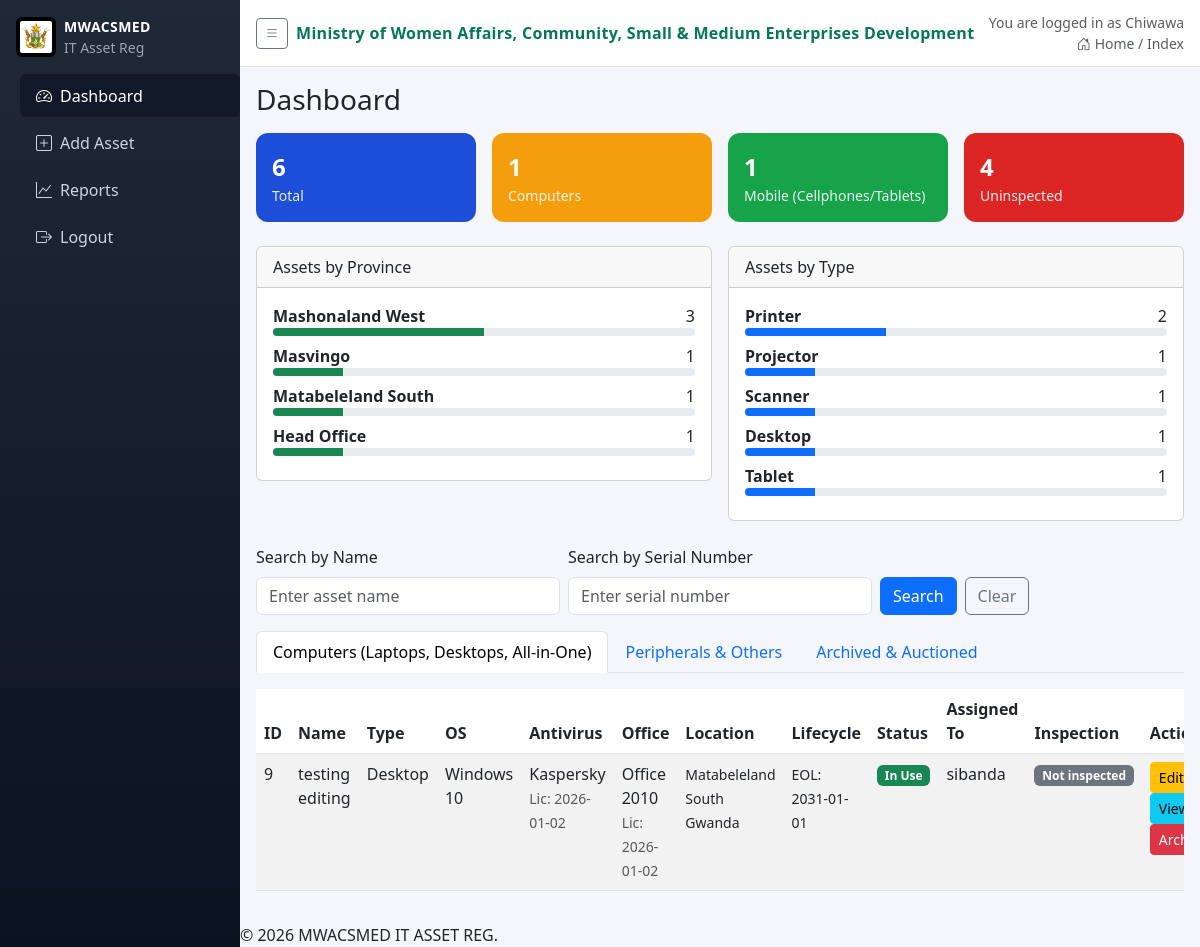
/ (signed in), run on the app's committed database.
### app.py (models this page shows, shortened)
class User(db.Model):
    id = db.Column(db.Integer, primary_key=True)
    username = db.Column(db.String(80), unique=True, nullable=False)
    password_hash = db.Column(db.String(200), nullable=False)
    role = db.Column(db.String(20), nullable=False)
    province = db.Column(db.String(100), nullable=True)  # 'Head Office' or specific province
    district = db.Column(db.String(100), nullable=True)
    active = db.Column(db.Boolean, default=True, nullable=False)
    email = db.Column(db.String(120), nullable=True)

class Asset(db.Model):
    id = db.Column(db.Integer, primary_key=True)
    name = db.Column(db.String(100), nullable=False)
    type = db.Column(db.String(50), nullable=False)
    serial_number = db.Column(db.String(100), unique=True, nullable=False)
    purchase_date = db.Column(db.Date, nullable=True)
    assigned_to = db.Column(db.String(100), nullable=True)
    supplier = db.Column(db.String(120), nullable=True)
    status = db.Column(db.String(50), default='In Stock')
    antivirus_name = db.Column(db.String(100), nullable=True)
    antivirus_license_date = db.Column(db.Date, nullable=True)
    office_name = db.Column(db.String(100), nullable=True)
    office_license_date = db.Column(db.Date, nullable=True)
    os_name = db.Column(db.String(100), nullable=True)
    province = db.Column(db.String(100), nullable=True)
    district = db.Column(db.String(100), nullable=True)
    inspected_by_ict = db.Column(db.Boolean, default=False)
    inspection_date = db.Column(db.Date, nullable=True)
    created_by_user_id = db.Column(db.Integer, nullable=True)
    @property
    def is_antivirus_expired(self):
        if not self.antivirus_license_date:
            return None
        delta = datetime.now().date() - self.antivirus_license_date
        return delta.days > 365
    @property
    def is_office_expired(self):
        if not self.office_license_date:
            return None
        delta = datetime.now().date() - self.office_license_date
        return delta.days > 365
    @property
    def eol_years(self):
        mapping = {
            'Laptop': 3,
            'Desktop': 5,
            'All-in-One': 5,
            'Cellphone': 2,
            'Tablet': 2,
        }
        return mapping.get(self.type)
    @property
    def eol_date(self):
        if not self.purchase_date or not self.eol_years:
            return None
        return self.purchase_date + timedelta(days=self.eol_years * 365)
    @property
    def is_eol_passed(self):
        if not self.eol_date:
            return None
        return datetime.now().date() >= self.eol_date
    @property
    def is_eol_approaching(self):
        if not self.eol_date:
            return None
        warning_threshold = self.eol_date - timedelta(days=240)
        today = datetime.now().date()
        return today >= warning_threshold and today < self.eol_date

### app.py (the view)
@app.route('/')
@login_required
def index():
    q = Asset.query
    q = filter_by_user_location(q)
    name_q = (request.args.get('name') or '').strip()
    serial_q = (request.args.get('serial') or '').strip()
    if name_q:
        q = q.filter(Asset.name.ilike(f"%{name_q}%"))
    if serial_q:
        q = q.filter(Asset.serial_number.ilike(f"%{serial_q}%"))
    all_assets = q.all()
    assets = [a for a in all_assets if (a.status or '').strip() not in LOCKED_ASSET_STATUSES]
    archived_auctioned_assets = [a for a in all_assets if (a.status or '').strip() in LOCKED_ASSET_STATUSES]
    stats = {
        'total': len(assets),
        'computers': sum(1 for a in assets if a.type in ['Laptop', 'Desktop', 'All-in-One']),
        'mobile': sum(1 for a in assets if a.type in ['Cellphone', 'Tablet']),
        'in_use': sum(1 for a in assets if a.status == 'In Use'),
        'uninspected': sum(1 for a in assets if not a.inspected_by_ict),
    }
    type_counts = {}
    for a in assets:
        type_counts[a.type] = type_counts.get(a.type, 0) + 1
    province_counts = {}
    for a in assets:
        if a.province:
            province_counts[a.province] = province_counts.get(a.province, 0) + 1
    top_provinces = sorted(province_counts.items(), key=lambda x: x[1], reverse=True)[:6]
    log_action('view_dashboard', details=f"name={name_q},serial={serial_q}")
    return render_template(
        'index.html',
        assets=assets,
        archived_auctioned_assets=archived_auctioned_assets,
        stats=stats,
        type_counts=type_counts,
        top_provinces=top_provinces,
        name_q=name_q,
        serial_q=serial_q,
    )

### templates/index.html (shortened to what this page needs)
{% extends 'base.html' %}
{% block content %}
<h3 class="mb-3">Dashboard</h3>
<div class="row g-3 mb-4">
  <div class="col-md-3">
    <div class="card card-kpi kpi-blue p-3">
      <div class="value">{{ stats.total }}</div>
      <div class="pct">Total</div>
    </div>
  </div>
  <div class="col-md-3">
    <div class="card card-kpi kpi-yellow p-3">
      <div class="value">{{ stats.computers }}</div>
      <div class="pct">Computers</div>
    </div>
  </div>
  <div class="col-md-3">
    <div class="card card-kpi kpi-green p-3">
      <div class="value">{{ stats.mobile }}</div>
      <div class="pct">Mobile (Cellphones/Tablets)</div>
    </div>
  </div>
  <div class="col-md-3">
    <div class="card card-kpi kpi-red p-3">
      <div class="value">{{ stats.uninspected }}</div>
      <div class="pct">Uninspected</div>
    </div>
  </div>
</div>
<div class="row g-3 mb-4">
  <div class="col-lg-6">
    <div class="card">
      <div class="card-header">Assets by Province</div>
      <div class="card-body">
        {% for prov, count in top_provinces %}
          <div class="mb-2">
            <div class="d-flex justify-content-between"><strong>{{ prov }}</strong><span>{{ count }}</span></div>
            <div class="progress" style="height: 8px;">
              <div class="progress-bar bg-success" role="progressbar" style="width: {{ (count / (stats.total or 1) * 100)|round(1) }}%"></div>
            </div>
          </div>
        {% else %}
          <div class="text-muted">No provincial data</div>
        {% endfor %}
      </div>
    </div>
  </div>
  <div class="col-lg-6">
    <div class="card">
      <div class="card-header">Assets by Type</div>
      <div class="card-body">
        {% for t, cnt in type_counts.items() %}
          <div class="mb-2">
            <div class="d-flex justify-content-between"><strong>{{ t }}</strong><span>{{ cnt }}</span></div>
            <div class="progress" style="height: 8px;">
              <div class="progress-bar bg-primary" role="progressbar" style="width: {{ (cnt / (stats.total or 1) * 100)|round(1) }}%"></div>
            </div>
          </div>
        {% else %}
          <div class="text-muted">No type data</div>
        {% endfor %}
      </div>
    </div>
  </div>
</div>
<form method="GET" action="{{ url_for('index') }}" class="row g-2 mb-3">
  <div class="col-md-4">
    <label class="form-label">Search by Name</label>
    <input type="text" name="name" class="form-control" value="{{ name_q or '' }}" placeholder="Enter asset name">
  </div>
  <div class="col-md-4">
    <label class="form-label">Search by Serial Number</label>
    <input type="text" name="serial" class="form-control" value="{{ serial_q or '' }}" placeholder="Enter serial number">
  </div>
  <div class="col-md-4 d-flex align-items-end">
    <button type="submit" class="btn btn-primary me-2">Search</button>
    <a href="{{ url_for('index') }}" class="btn btn-outline-secondary">Clear</a>
  </div>
</form>
<ul class="nav nav-tabs mb-3" id="assetTabs" role="tablist">
    <li class="nav-item" role="presentation">
        <button class="nav-link active" id="computers-tab" data-bs-toggle="tab" data-bs-target="#computers" type="button" role="tab" aria-controls="computers" aria-selected="true">Computers (Laptops, Desktops, All-in-One)</button>
    </li>
    <li class="nav-item" role="presentation">
        <button class="nav-link" id="peripherals-tab" data-bs-toggle="tab" data-bs-target="#peripherals" type="button" role="tab" aria-controls="peripherals" aria-selected="false">Peripherals & Others</button>
    </li>
    <li class="nav-item" role="presentation">
        <button class="nav-link" id="archived-tab" data-bs-toggle="tab" data-bs-target="#archived" type="button" role="tab" aria-controls="archived" aria-selected="false">Archived & Auctioned</button>
    </li>
</ul>
<div class="tab-content" id="assetTabsContent">
    <div class="tab-pane fade show active" id="computers" role="tabpanel" aria-labelledby="computers-tab">
        <div class="table-responsive">
            <table class="table table-striped table-hover">
                 <thead>
                     <tr>
                         <th>ID</th>
                         <th>Name</th>
                         <th>Type</th>
                         <th>OS</th>
                         <th>Antivirus</th>
                         <th>Office</th>
                         <th>Location</th>
                         <th>Lifecycle</th>
                         <th>Status</th>
                         <th>Assigned To</th>
                         <th>Inspection</th>
                         <th>Actions</th>
                     </tr>
                 </thead>
                 <tbody>
                     {% for asset in assets %}
                     {% if asset.type in ['Laptop', 'Desktop', 'All-in-One'] %}
                     <tr>
                         <td>{{ asset.id }}</td>
                         <td>{{ asset.name }}</td>
                         <td>{{ asset.type }}</td>
                         <td>{{ asset.os_name or '-' }}</td>
                         <td>
                             {% if asset.antivirus_name %}
                                 {{ asset.antivirus_name }}
                                 {% if asset.is_antivirus_expired %}
                                     <br><span class="badge bg-danger">Expired</span>
                                 {% elif asset.antivirus_license_date %}
                                      <br><small class="text-muted">Lic: {{ asset.antivirus_license_date }}</small>
                                 {% endif %}
                             {% else %}
                                 -
                             {% endif %}
                         </td>
                         <td>
                             {% if asset.office_name %}
                                 {{ asset.office_name }}
                                 {% if asset.is_office_expired %}
                                     <br><span class="badge bg-danger">Expired</span>
                                 {% elif asset.office_license_date %}
                                     <br><small class="text-muted">Lic: {{ asset.office_license_date }}</small>
                                 {% endif %}
                             {% else %}
                                 -
                             {% endif %}
                         </td>
                         <td>
                             {% if asset.province or asset.district %}
                                 <small>
                                 {{ asset.province or '' }}<br>
                                 {{ asset.district or '' }}
                                 </small>
                             {% else %}
                                 -
                             {% endif %}
                         </td>
                         <td>
                             {% if asset.eol_date %}
                                 <small>EOL: {{ asset.eol_date }}</small><br>
                             {% else %}
                                 -
                             {% endif %}
                         </td>
                         <td>
                             <span class="badge bg-{{ 'success' if asset.status == 'In Use' else 'secondary' if asset.status == 'In Stock' else 'danger' }}">
                                 {{ asset.status }}
                             </span>
                         </td>
                         <td>{{ asset.assigned_to }}</td>
                         <td>
                             {% if asset.inspected_by_ict %}
                                 <span class="badge bg-success">Inspected</span>
                                 {% if asset.inspection_date %}<br><small class="text-muted">{{ asset.inspection_date }}</small>{% endif %}
                             {% else %}
                                 <span class="badge bg-secondary">Not inspected</span>
                             {% endif %}
                         </td>
                        <td>
                            <a href="{{ url_for('edit_asset', id=asset.id) }}" class="btn btn-sm btn-warning">Edit</a>
                            <a href="{{ url_for('view_asset', id=asset.id) }}" class="btn btn-sm btn-info">View</a>
                            {% if current_role!='AdminDistrict' %}
                            <form action="{{ url_for('delete_asset', id=asset.id) }}" method="POST" style="display:inline;">
                               <button type="submit" class="btn btn-sm btn-danger" onclick="return confirm('Archive this asset?')">Archive</button>
                            </form>
                            {% endif %}
                        </td>
                     </tr>
                     {% endif %}
                     {% endfor %}
                 </tbody>
             </table>
         </div>
     </div>
</div>
{% endblock %}

### templates/base.html (shortened to what this page needs)
<!doctype html>
<html lang="en">
  <head>
    <link href="https://cdn.jsdelivr.net/npm/bootstrap@5.3.0/dist/css/bootstrap.min.css" rel="stylesheet">
    <link rel="stylesheet" href="https://cdn.jsdelivr.net/npm/bootstrap-icons@1.11.1/font/bootstrap-icons.css">
  </head>
  <body>
    <aside class="sidebar">
      <div class="brand d-flex align-items-center gap-2">
        {% if logo_url %}
        <img class="brand-logo" src="{{ logo_url }}" alt="" onerror="this.remove()">
        {% endif %}
        <div>
          <div class="brand-title">MWACSMED</div>
          <div class="brand-sub small">IT Asset Reg</div>
        </div>
      </div>
      <nav class="nav flex-column">
        <a class="nav-link {% if request.endpoint=='index' %}active{% endif %}" href="{{ url_for('index') }}"><i class="bi bi-speedometer2 me-2"></i>Dashboard</a>
        <a class="nav-link {% if request.endpoint=='add_asset' %}active{% endif %}" href="{{ url_for('add_asset') }}"><i class="bi bi-plus-square me-2"></i>Add Asset</a>
        <a class="nav-link {% if request.endpoint=='reports' %}active{% endif %}" href="{{ url_for('reports') }}"><i class="bi bi-graph-up me-2"></i>Reports</a>
        {% if current_user %}
        <a class="nav-link" href="{{ url_for('logout') }}"><i class="bi bi-box-arrow-right me-2"></i>Logout</a>
        {% else %}
        <a class="nav-link {% if request.endpoint=='login' %}active{% endif %}" href="{{ url_for('login') }}"><i class="bi bi-box-arrow-in-right me-2"></i>Login</a>
        {% endif %}
      </nav>
    </aside>
    <div class="main">
      <div class="topbar d-flex justify-content-between align-items-center">
        <div class="d-flex align-items-center gap-2">
          <button class="btn btn-outline-secondary btn-sm" id="sidebarToggle"><i class="bi bi-list"></i></button>
          <div class="ministry">{{ ministry_name }}</div>
        </div>
        <div class="text-muted small text-end">
          {% if current_user %}
          <div>You are logged in as {{ current_user.username }}</div>
          {% endif %}
          <div><i class="bi bi-house-door me-1"></i>Home / {{ request.endpoint|capitalize }}</div>
        </div>
      </div>
      <div class="content">
      {% block content %}{% endblock %}
      </div>
      <div class="footer-copy">© 2026 MWACSMED IT ASSET REG.</div>
    </div>
  </body>
</html>

### data on the page
User: username "Chiwawa"
Asset: province "Mashonaland West", count "3", {{ (count / (stats.total or 1) * 100)|round(1) }} 50.0 (drawn), type "Printer", cnt "2", {{ (cnt / (stats.total or 1) * 100)|round(1) }} 33.3 (drawn)
Asset: province "Masvingo", count "1", {{ (count / (stats.total or 1) * 100)|round(1) }} 16.7 (drawn), type "Projector", cnt "1", {{ (cnt / (stats.total or 1) * 100)|round(1) }} 16.7 (drawn)
Asset: province "Matabeleland South", count "1", {{ (count / (stats.total or 1) * 100)|round(1) }} 16.7 (drawn), type "Desktop", cnt "1", {{ (cnt / (stats.total or 1) * 100)|round(1) }} 16.7 (drawn), id "9", name "testing editing", os_name "Windows 10", antivirus_name "Kaspersky", antivirus_license_date "2026-01-02", office_name "Office 2010", office_license_date "2026-01-02", district "Gwanda", eol_date "2031-01-01", status "In Use", assigned_to "sibanda", inspected_by_ict "Not inspected"
Asset: province "Head Office", count "1", {{ (count / (stats.total or 1) * 100)|round(1) }} 16.7 (drawn), type "Tablet", cnt "1", {{ (cnt / (stats.total or 1) * 100)|round(1) }} 16.7 (drawn)
Asset: type "Scanner", cnt "1", {{ (cnt / (stats.total or 1) * 100)|round(1) }} 16.7 (drawn)

### other printed values
{{ ministry_name }} "Ministry of Women Affairs, Community, Small & Medium Enterprises Development"
{{ request.endpoint|capitalize }} "Index"
{{ stats.total }} "6"
{{ stats.computers }} "1"
{{ stats.mobile }} "1"
{{ stats.uninspected }} "4"
